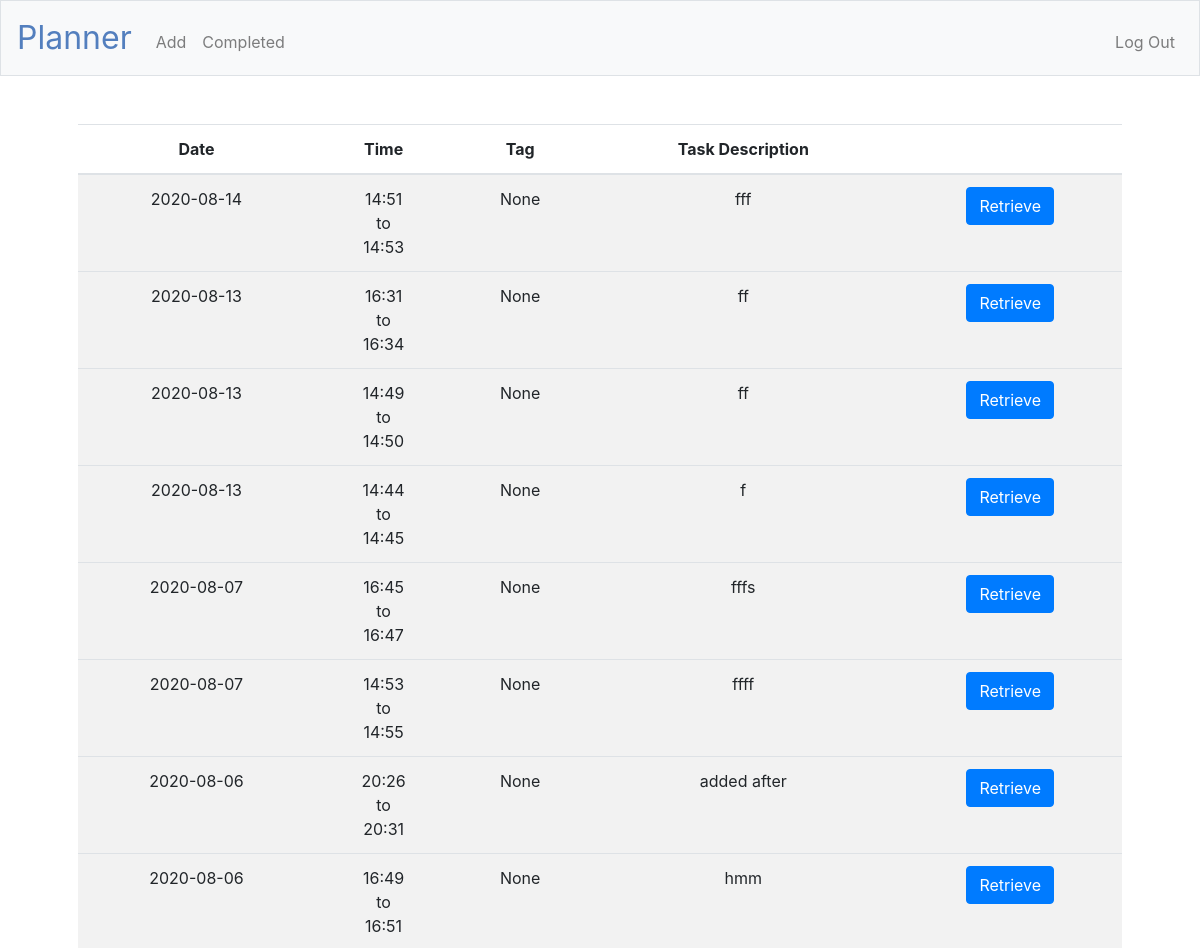
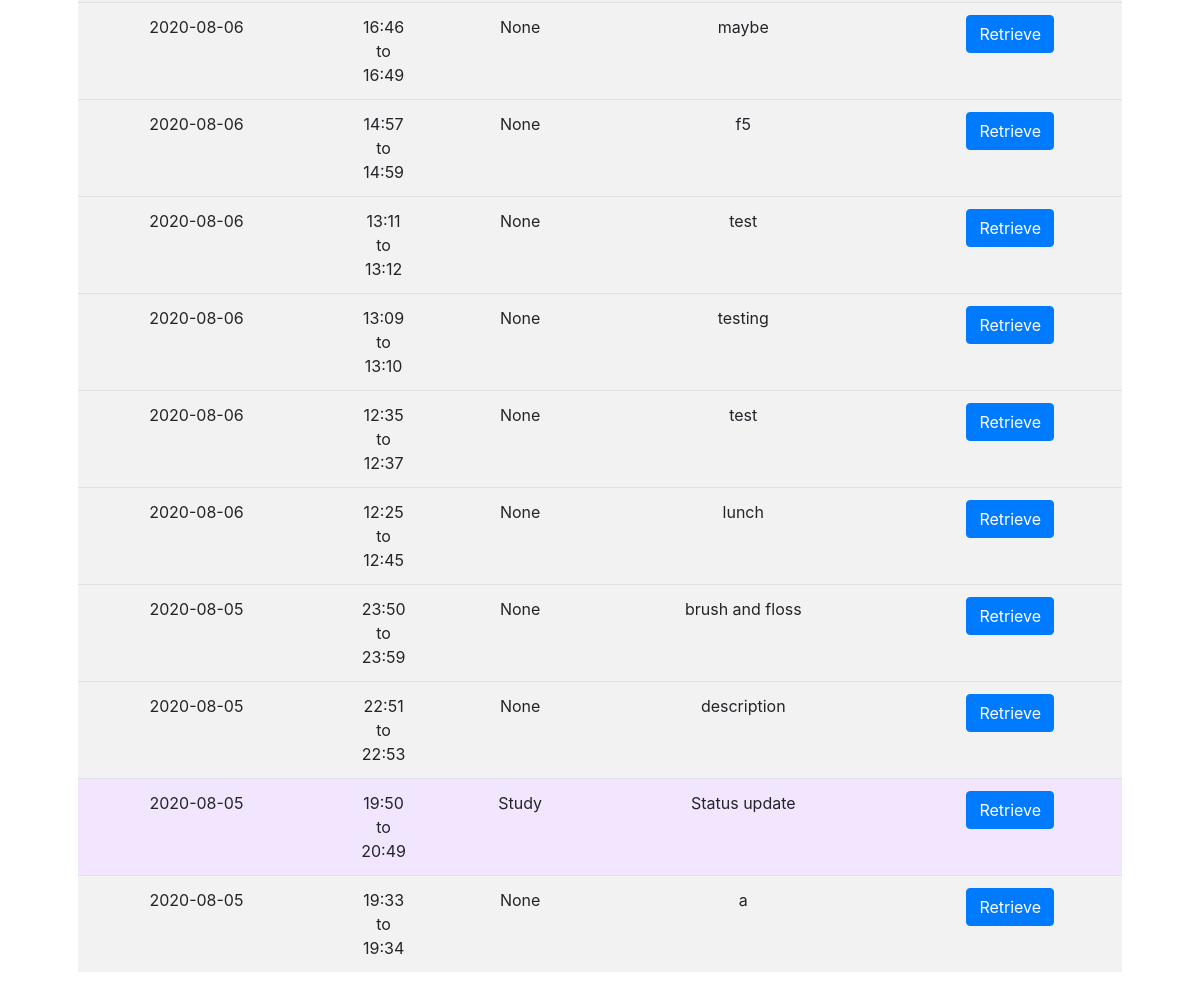
Screenshot of /history (signed in) with the database file from the repository (2 pictures, top to bottom).
### tables this page shows
CREATE TABLE 'tasks' ('task_id' integer PRIMARY KEY AUTOINCREMENT NOT NULL, 'tag' text, 'description' text, 'completed' boolean, 'user_id' INTEGER,'start' time,'end' time, 'date' date);

### application.py (the view)
@app.route("/history", methods=["GET"])
@login_required
def history():
    current_user = session["user_id"]
    tasks = db.execute("SELECT * FROM tasks WHERE user_id=:user AND completed=1 ORDER BY date DESC, start DESC, end DESC", user=current_user)
    return render_template("taskhistory.html", tasks=tasks)

### application.py (called while the page is built)
@app.after_request
def after_request(response):
    response.headers["Cache-Control"] = "no-cache, no-store, must-revalidate"
    response.headers["Expires"] = 0
    response.headers["Pragma"] = "no-cache"
    return response

### helpers.py (called while the page is built)
def login_required(f):
    @wraps(f)
    def decorated_function(*args, **kwargs):
        if session.get("user_id") is None:
            return redirect("/login")
        return f(*args, **kwargs)
    return decorated_function

### templates/taskhistory.html (shortened to what this page needs)
{% extends "layout.html" %}
{% block main %}
    <table class = "table table-striped">
            <thead>
                <tr>
                    <th>Date</th>
                    <th>Time</th>
                    <th>Tag</th>
                    <th>Task Description</th>
                    <th></th>
                </tr>
            </thead>
            <tbody>
                {% for task in tasks %}
                    <tr>
                        <td class="{{task["tag"]}}">{{task["date"]}}</td>
                        <td class="{{task["tag"]}}">{{task["start"]}} <br>to<br> {{task["end"]}}</td>
                        <td class="{{task["tag"]}}">{{task["tag"]}}</td>
                        <td class="{{task["tag"]}}">{{task["description"]}}</td>
                        <td class="{{task["tag"]}}">
                            <form action="/confirmretrieve" method="post">
                                <button class="btn btn-primary" type="submit">Retrieve</button>
                            </form>
                        </td>
                    </tr>
                {% endfor %}
            </tbody>
    </table>
{% endblock %}

### static/style.css (style rules this page uses)
.Study { background-color: #f2e6ff; }
.None { background-color: #f2f2f2; }

### rows the page displays
tasks: date "2020-08-14", start "14:51", end "14:53", tag "None", description "fff"
tasks: date "2020-08-13", start "16:31", end "16:34", tag "None", description "ff"
tasks: date "2020-08-13", start "14:49", end "14:50", tag "None", description "ff"
tasks: date "2020-08-13", start "14:44", end "14:45", tag "None", description "f"
tasks: date "2020-08-07", start "16:45", end "16:47", tag "None", description "fffs"
tasks: date "2020-08-07", start "14:53", end "14:55", tag "None", description "ffff"
tasks: date "2020-08-06", start "20:26", end "20:31", tag "None", description "added after"
tasks: date "2020-08-06", start "16:49", end "16:51", tag "None", description "hmm"
tasks: date "2020-08-06", start "16:46", end "16:49", tag "None", description "maybe"
tasks: date "2020-08-06", start "14:57", end "14:59", tag "None", description "f5"
tasks: date "2020-08-06", start "13:11", end "13:12", tag "None", description "test"
tasks: date "2020-08-06", start "13:09", end "13:10", tag "None", description "testing"
tasks: date "2020-08-06", start "12:35", end "12:37", tag "None", description "test"
tasks: date "2020-08-06", start "12:25", end "12:45", tag "None", description "lunch"
tasks: date "2020-08-05", start "23:50", end "23:59", tag "None", description "brush and floss"
tasks: date "2020-08-05", start "22:51", end "22:53", tag "None", description "description"
tasks: date "2020-08-05", start "19:50", end "20:49", tag "Study", description "Status update"
tasks: date "2020-08-05", start "19:33", end "19:34", tag "None", description "a"
